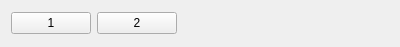
<?xml version="1.0" encoding="UTF-8"?>
<ui version="4.0">
 <class>Widget2</class>
 <widget class="QWidget" name="Widget2">
  <property name="geometry">
   <rect>
    <x>0</x>
    <y>0</y>
    <width>400</width>
    <height>47</height>
   </rect>
  </property>
  <property name="windowTitle">
   <string>Form</string>
  </property>
  <layout class="QHBoxLayout" name="horizontalLayout">
   <item>
    <widget class="QPushButton" name="pushButton">
     <property name="text">
      <string>1</string>
     </property>
    </widget>
   </item>
   <item>
    <widget class="QPushButton" name="pushButton_2">
     <property name="text">
      <string>2</string>
     </property>
    </widget>
   </item>
   <item>
    <spacer name="horizontalSpacer">
     <property name="orientation">
      <enum>Qt::Horizontal</enum>
     </property>
     <property name="sizeHint" stdset="0">
      <size>
       <width>205</width>
       <height>20</height>
      </size>
     </property>
    </spacer>
   </item>
  </layout>
 </widget>
 <resources/>
 <connections/>
</ui>
